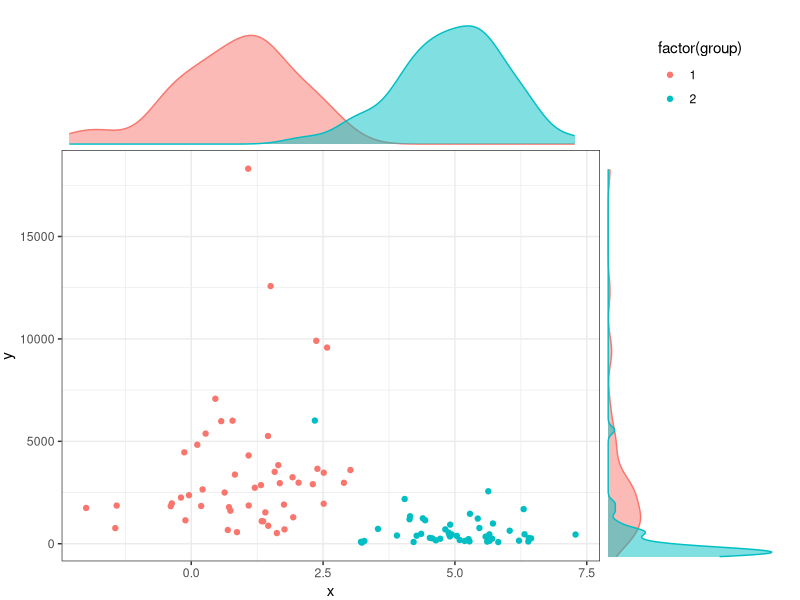

Generate this figure with R:
#Original Script from: http://stackoverflow.com/questions/17370460/scatterplot-with-alpha-transparent-histograms-in-r






library(ggplot2)
library(gridExtra)

set.seed(42)
DF <- data.frame(x=rnorm(100,mean=c(1,5)),y=rlnorm(100,meanlog=c(8,6)),group=1:2)

p0 <- ggplot(DF,aes(x=x,y=y,colour=factor(group))) + geom_point() +
  theme_bw() +
  theme(legend.position="right",plot.margin=unit(c(0,0,0,0),"points"))


p1 <- ggplot(DF,aes(x=x,y=y,colour=factor(group))) + geom_point() +
  theme_bw() +
  theme(legend.position=c(15000,5),plot.margin=unit(c(0,0,0,0),"points"))

theme0 <- function(...) theme( legend.position = "none",
                               panel.background = element_blank(),
                               panel.grid.major = element_blank(),
                               panel.grid.minor = element_blank(),
                               panel.margin = unit(0,"null"),
                               axis.ticks = element_blank(),
                               axis.text.x = element_blank(),
                               axis.text.y = element_blank(),
                               axis.title.x = element_blank(),
                               axis.title.y = element_blank(),
                               axis.ticks.length = unit(0,"null"),
                               axis.ticks.margin = unit(0,"null"),
                               panel.border=element_rect(color=NA),...)

p2 <- ggplot(DF,aes(x=x,colour=factor(group),fill=factor(group))) + 
  geom_density(alpha=0.5) + 
  theme_bw() +
  theme0(plot.margin = unit(c(1,0,0,2.2),"lines")) 

p3 <- ggplot(DF,aes(x=y,colour=factor(group),fill=factor(group))) + 
  geom_density(alpha=0.5) + 
  coord_flip()  + 
  theme_bw() +
  theme0(plot.margin = unit(c(0,1,1.2,0),"lines"))

library(gridExtra)
get_legend<-function(myggplot){
  tmp <- ggplot_gtable(ggplot_build(myggplot))
  leg <- which(sapply(tmp$grobs, function(x) x$name) == "guide-box")
  legend <- tmp$grobs[[leg]]
  return(legend)
}

legend <- get_legend(p0)

grid.arrange(arrangeGrob(p2,legend,ncol=2,widths=c(3,1)),
             arrangeGrob(p1,p3,ncol=2,widths=c(3,1)),
             heights=c(1,3))
